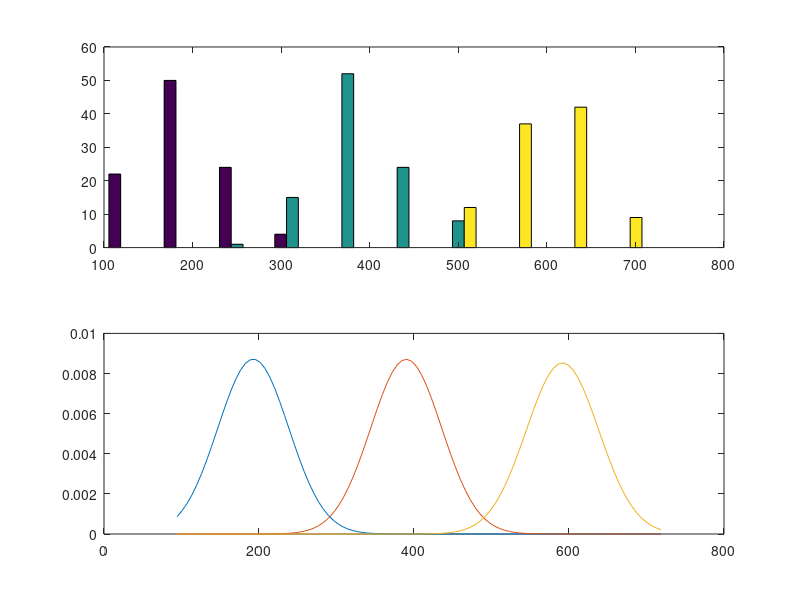

Reproduce this figure in MATLAB.
close all
clear all
clc
% założenia
g=9.81;
v0=125;
a0=[30,45,60];
N=100;
% generowanie wyników z błędem normalnym
A0=repmat(a0,N,1);
s=50*randn(size(A0))+v0^2*sind(2*A0)/g;
h=50*randn(size(A0))+(v0*sind(A0)).^2/(2*g);
figure('Color',[1,1,1]);
subplot(2,1,1)
% histogramy - rozkłady empiryczne
hist(h)
hfit=linspace(min(min(h)),max(max(h)),100);
% rozkłady - dopasowanie do teoretycznego rozkł. normalnego
subplot(2,1,2)
[mu,sigma]=normfit(h(:,1));
plot(hfit,normpdf(hfit,mu,sigma));
hold on;
[mu,sigma]=normfit(h(:,2));
plot(hfit,normpdf(hfit,mu,sigma));
[mu,sigma]=normfit(h(:,3));
plot(hfit,normpdf(hfit,mu,sigma));